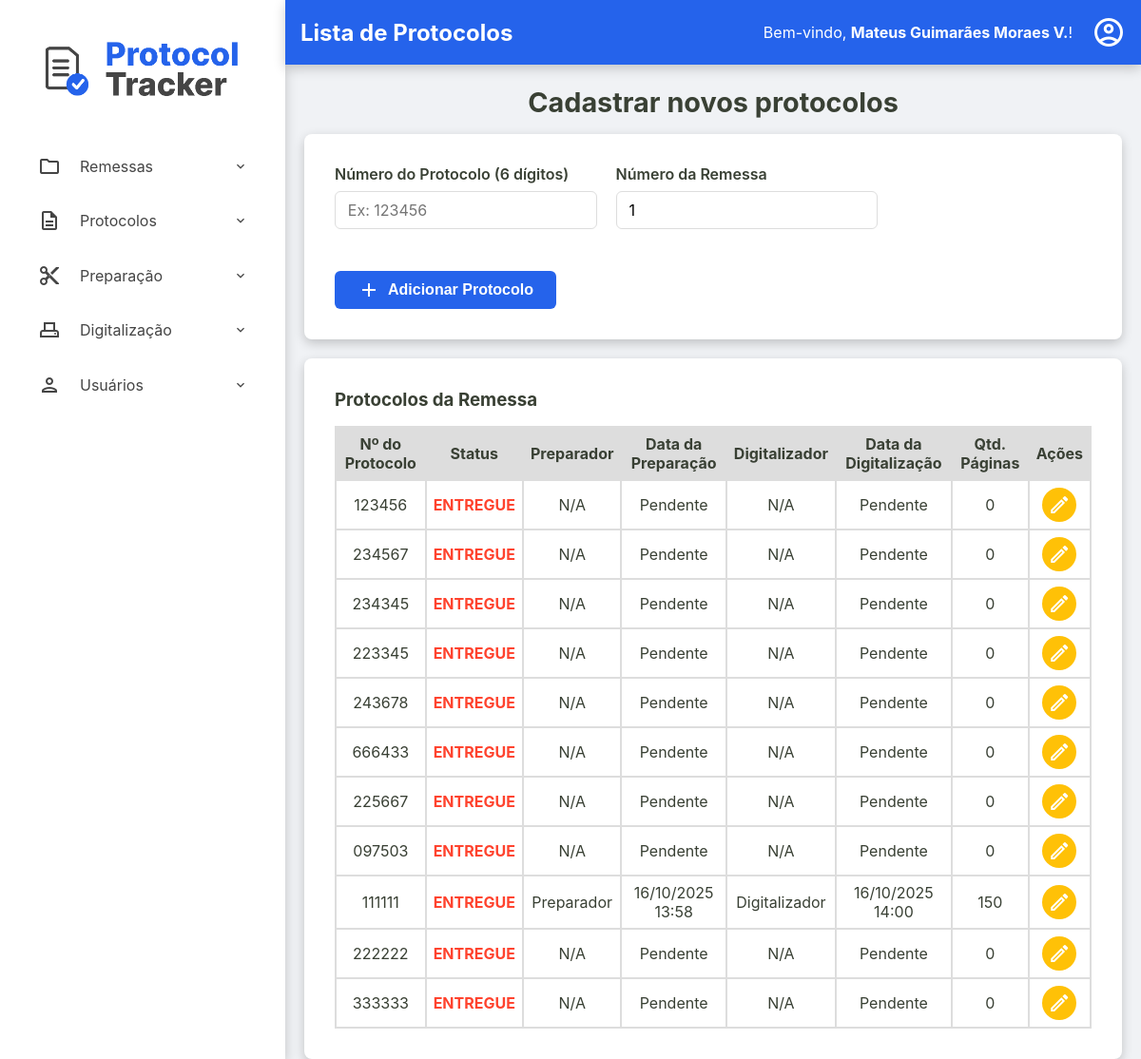
The app's page /admin/remessas/protocolos?id=c7c03089-3851-4682-86d1-8ad004e13ebc (signed in), older data.
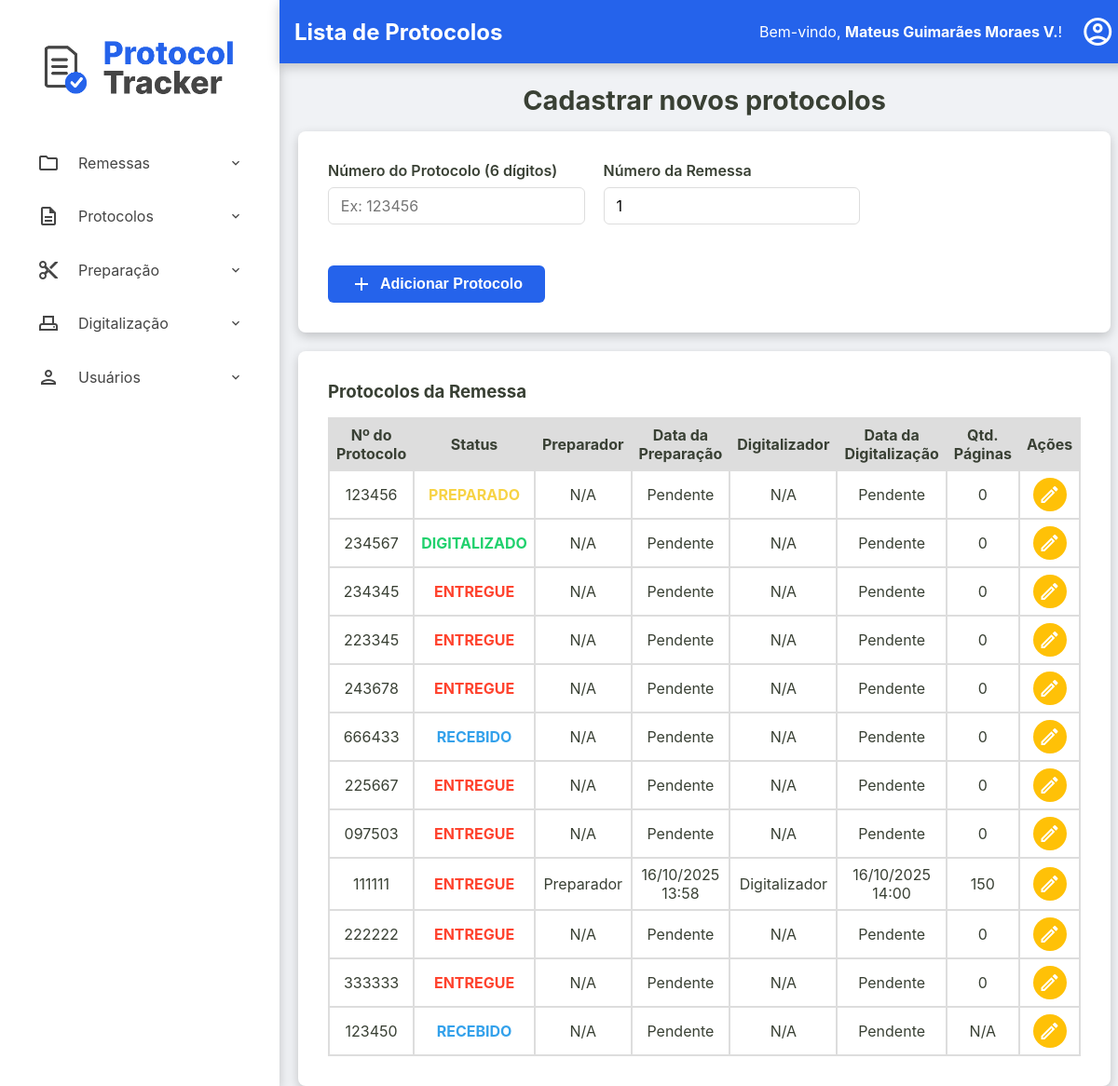
The same page, newer data.
### tables this page shows
CREATE TABLE protocolos (
    id TEXT PRIMARY KEY,
    id_remessa TEXT NOT NULL,
    numero_protocolo TEXT NOT NULL UNIQUE,
    data_preparacao TEXT NULL,
    id_preparador INTEGER NULL,
    data_digitalizacao TEXT NULL,
    id_digitalizador INTEGER NULL,
    status TEXT NOT NULL DEFAULT 'RECEBIDO',
    quantidade_paginas INTEGER NULL CHECK (quantidade_paginas >= 0),
    observacoes TEXT NULL,
    FOREIGN KEY (id_remessa) REFERENCES remessas (id),
    FOREIGN KEY (id_preparador) REFERENCES usuarios (id),
    FOREIGN KEY (id_digitalizador) REFERENCES usuarios (id)
  );

CREATE TABLE usuarios (
    id INTEGER PRIMARY KEY AUTOINCREMENT,
    nome TEXT NOT NULL,
    email TEXT NOT NULL UNIQUE,
    cpf TEXT NOT NULL UNIQUE,
    hash_senha TEXT NOT NULL,
    permissao TEXT NOT NULL,
    data_criacao TEXT NOT NULL DEFAULT CURRENT_TIMESTAMP,
    status INTEGER NOT NULL DEFAULT 1
  );

### src/Controller/Admin/RemessaController.php (called while the page is built, shortened)
<?php
class RemessaController
{
    public function exibirProtocolos(?string $id_remessa_param, ?string $erro = null)
    {
        try {
            $id_remessa = $id_remessa_param;
            $listaDePreparadores = $this->usuarioRepository->allByPermissao('preparador');
            $listaDeDigitalizadores = $this->usuarioRepository->allByPermissao('digitalizador');
            $listaProtocolos = $this->protocoloRepository->findByRemessa($id_remessa);
            require __DIR__ . '/../../../templates/admin/visualizar-protocolos.php';
        } catch (Exception $e) {
            $this->exibirRemessas($e->getMessage());
        }
    }
}

### src/Repository/ProtocoloRepository.php (called while the page is built, shortened)
<?php
class ProtocoloRepository implements ProtocoloRepositoryInterface
{
    private PDO $connection;
    public function __construct(PDO $connection)
    {
        $this->connection = $connection;
    }
    public function findByRemessa(string $id_remessa): array
    {
        $sqlQuery = "SELECT * FROM protocolos WHERE id_remessa = :id_remessa;";
        $stmt = $this->connection->prepare($sqlQuery);
        $stmt->bindValue(':id_remessa', $id_remessa);
        $stmt->execute();
        return $this->hidrataLista($stmt);
    }
    private function hidrataLista(PDOStatement $stmt): array
    {
        $listaDeProtocolos = [];
        while($dadosProtocolo = $stmt->fetch()){
            $listaDeProtocolos[] = Protocolo::fromArray($dadosProtocolo);
        }
        return $listaDeProtocolos;
    }
}

### src/Model/Protocolo.php (called while the page is built, shortened)
<?php
class Protocolo {
    public function getId(): ?string { return $this->id; }
    public function getNumeroProtocolo(): string { return $this->numero_protocolo; }
    public function getDataPreparacao(): ?DateTimeImmutable { return $this->data_preparacao; }
    public function getDataDigitalizacao(): ?DateTimeImmutable { return $this->data_digitalizacao; }
    public function getStatus(): string { return $this->status; }
    public function getQuantidadePaginas(): ?int { return $this->quantidade_paginas; }
    public static function fromArray(array $array): self
    {
        try {
            $data_preparacao = isset($array['data_preparacao']) ? new DateTimeImmutable($array['data_preparacao']) :  null;
            $data_digitalizacao = isset($array['data_digitalizacao']) ? new DateTimeImmutable($array['data_digitalizacao']) :  null;
        } catch (Exception $e) {
            throw new Exception("Falha ao criar data");
        }
        return new self(
            $array['id'],
            $array['id_remessa'],
            $array['numero_protocolo'],
            $data_preparacao,
            isset($array['id_preparador']) ? (int) $array['id_preparador'] : null,
            $data_digitalizacao,
            isset($array['id_digitalizador']) ? (int) $array['id_digitalizador'] : null,
            $array['status'],
            isset($array['quantidade_paginas']) ? (int) $array['quantidade_paginas'] : null,
            $array['observacoes'] ?? null,
        );
    }
}

### src/Repository/UsuarioRepository.php (called while the page is built, shortened)
<?php
class UsuarioRepository implements UsuarioRepositoryInterface
{
    private PDO $connection;
    public function __construct(PDO $connection)
    {
        $this->connection = $connection;
    }
    public function allByPermissao(string $permissao): array
    {
        $sqlQuery = "SELECT * FROM usuarios WHERE permissao = :permissao";
        $stmt = $this->connection->prepare($sqlQuery);
        $stmt->bindValue(':permissao', $permissao);
        $stmt->execute();
        return $this->hidrataLista($stmt);
    }
    private function hidrataLista(PDOStatement $stmt): array
    {
        $listaDeUsuarios = [];
        while($dadosUsuario = $stmt->fetch()){
            $listaDeUsuarios[] = Usuario::fromArray($dadosUsuario);
        }
        return $listaDeUsuarios;
    }
}

### src/Model/Usuario.php (called while the page is built, shortened)
<?php
class Usuario {
    public function getNome(): string { return $this->nome; }
    public static function fromArray(array $array): self
    {
        try {
            $data_criacao = isset($array['data_criacao']) ? new DateTimeImmutable($array['data_criacao']) : null;
        } catch (Exception $e) {
            throw new Exception("Falha ao criar data");
        }
        return new self(
            (int) $array['id'],
            $array['nome'],
            $array['email'],
            $array['cpf'],
            $array['hash_senha'],
            $array['permissao'],
            $data_criacao,
            (bool) $array['status']
        );
    }
}

### templates/admin/visualizar-protocolos.php (the view, shortened to what the changed rows need)
<?php require __DIR__ . '/../components/_header.php'; ?>
<h2>Cadastrar novos protocolos</h2>
<div class="container-principal-busca">
    <section class="listagem-container">
        <table id="tabela-protocolos" class="protocolos-table datatable-js">
            <thead>
                <tr>
                    <th>Nº do Protocolo</th>
                    <th>Status</th>
                    <th>Preparador</th>
                    <th>Data da Preparação</th>
                    <th>Digitalizador</th>
                    <th>Data da Digitalização</th>
                    <th>Qtd. Páginas</th>
                    <th class="acoes-header">Ações</th>
                </tr>
            </thead>
            <tbody>
                <?php
                    $fusoHorarioLocal = new DateTimeZone('America/Campo_Grande');
                ?>
                <?php foreach ($listaProtocolos as $protocolo): ?>
                    <tr>
                        <td><?= htmlspecialchars($protocolo->getNumeroProtocolo()) ?></td>
                        <td class="<?= htmlspecialchars($protocolo->getStatus()) ?>"><?= htmlspecialchars($protocolo->getStatus()) ?></td>
                        <td>
                            <?php
                                foreach ($listaDePreparadores as $preparador) {
                                    if($preparador->getId() === $protocolo->getIdPreparador()){
                                        $nomePreparador = $preparador->getNome();
                                        break;
                                    }
                                }
                                echo htmlspecialchars($nomePreparador ?? 'N/A');
                                $nomePreparador = 'N/A';
                            ?>
                        </td>
                        <td><?= $protocolo->getDataPreparacao() ? $protocolo->getDataPreparacao()->setTimezone($fusoHorarioLocal)->format('d/m/Y H:i') : 'Pendente' ?></td>
                        <td>
                            <?php
                                foreach ($listaDeDigitalizadores as $digitalizador) {
                                    if($digitalizador->getId() === $protocolo->getIdDigitalizador()){
                                        $nomeDigitalizador = $digitalizador->getNome();
                                        break;
                                    }
                                }
                                echo htmlspecialchars($nomeDigitalizador ?? 'N/A');
                                $nomeDigitalizador = 'N/A';
                            ?>
                        </td>
                        <td><?= $protocolo->getDataDigitalizacao() ? $protocolo->getDataDigitalizacao()->setTimezone($fusoHorarioLocal)->format('d/m/Y H:i') : 'Pendente' ?></td>
                        <td><?= htmlspecialchars($protocolo->getQuantidadePaginas() ?? 'N/A') ?></td>
                        <td class="acoes-cell">
                            <a href="/admin/remessas/editar-protocolo?id=<?= htmlspecialchars($protocolo->getId()) ?>" class="btn-acao btn-editar" title="Editar Protocolo">
                                <span class="material-icons-outlined">edit</span>
                            </a>
                        </td>
                    </tr>
                <?php endforeach; ?>
            </tbody>
        </table>
    </section>
</div>
<?php require __DIR__ . '/../components/_footer.php'; ?>

Row changes from the older to the newer data that the page shows:
changed protocolos: status "ENTREGUE" → "PREPARADO"
changed protocolos: status "ENTREGUE" → "DIGITALIZADO"
changed protocolos (number 6 of 12 on the later page): status "ENTREGUE" → "RECEBIDO"
added protocolos: numero_protocolo "123450", status "RECEBIDO", nomePreparador "N/A", shows "Pendente", nomeDigitalizador "N/A", quantidade_paginas "N/A"
